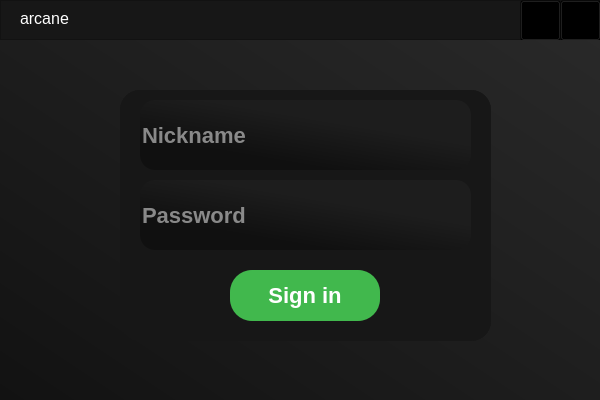
<?xml version="1.0" encoding="UTF-8"?>
<ui version="4.0">
 <class>MainWindow</class>
 <widget class="QWidget" name="MainWindow">
  <property name="geometry">
   <rect>
    <x>0</x>
    <y>0</y>
    <width>600</width>
    <height>400</height>
   </rect>
  </property>
  <property name="contextMenuPolicy">
   <enum>Qt::NoContextMenu</enum>
  </property>
  <property name="windowTitle">
   <string>arcane</string>
  </property>
  <property name="styleSheet">
   <string notr="true">background-color: qlineargradient(spread:pad, x1:0, y1:1, x2:1, y2:0, stop:0 rgba(18, 18, 18, 255), stop:1 rgba(42, 42, 42, 255))</string>
  </property>
  <widget class="QFrame" name="authorization">
   <property name="geometry">
    <rect>
     <x>120</x>
     <y>90</y>
     <width>371</width>
     <height>251</height>
    </rect>
   </property>
   <property name="styleSheet">
    <string notr="true">background-color: rgb(23, 23, 23);
border-radius: 20px;</string>
   </property>
   <property name="frameShape">
    <enum>QFrame::StyledPanel</enum>
   </property>
   <property name="frameShadow">
    <enum>QFrame::Raised</enum>
   </property>
   <widget class="QWidget" name="verticalLayoutWidget">
    <property name="geometry">
     <rect>
      <x>0</x>
      <y>0</y>
      <width>371</width>
      <height>251</height>
     </rect>
    </property>
    <property name="sizePolicy">
     <sizepolicy hsizetype="Preferred" vsizetype="Minimum">
      <horstretch>0</horstretch>
      <verstretch>0</verstretch>
     </sizepolicy>
    </property>
    <property name="minimumSize">
     <size>
      <width>0</width>
      <height>0</height>
     </size>
    </property>
    <layout class="QVBoxLayout" name="layout">
     <property name="spacing">
      <number>0</number>
     </property>
     <property name="sizeConstraint">
      <enum>QLayout::SetDefaultConstraint</enum>
     </property>
     <property name="leftMargin">
      <number>20</number>
     </property>
     <property name="rightMargin">
      <number>20</number>
     </property>
     <item>
      <widget class="QLineEdit" name="inputNickname">
       <property name="minimumSize">
        <size>
         <width>0</width>
         <height>70</height>
        </size>
       </property>
       <property name="contextMenuPolicy">
        <enum>Qt::NoContextMenu</enum>
       </property>
       <property name="styleSheet">
        <string notr="true">background-color: qlineargradient(spread:pad, x1:0.619, y1:0.334773, x2:0.278727, y2:0.761, stop:0 rgba(29, 29, 29, 255), stop:1 rgba(16, 16, 16, 255));
border-radius: 15px;


/* Текст */

width: 161px;
height: 37px;

font-family: 'Roboto';
font-style: normal;
font-weight: 700;
font-size: 22px;
line-height: 22px;

/* identical to box height */
qproperty-alignment: AlignCenter;
color: #FFFFFF;</string>
       </property>
       <property name="inputMethodHints">
        <set>Qt::ImhNone</set>
       </property>
       <property name="text">
        <string/>
       </property>
       <property name="placeholderText">
        <string>Nickname</string>
       </property>
      </widget>
     </item>
     <item>
      <widget class="QLineEdit" name="inputPassword">
       <property name="minimumSize">
        <size>
         <width>0</width>
         <height>70</height>
        </size>
       </property>
       <property name="contextMenuPolicy">
        <enum>Qt::NoContextMenu</enum>
       </property>
       <property name="styleSheet">
        <string notr="true">background-color: qlineargradient(spread:pad, x1:0.619, y1:0.334773, x2:0.278727, y2:0.761, stop:0 rgba(29, 29, 29, 255), stop:1 rgba(16, 16, 16, 255));
border-radius: 15px;


/* Текст */

width: 161px;
height: 37px;

font-family: 'Roboto';
font-style: normal;
font-weight: 700;
font-size: 22px;
line-height: 22px;

/* identical to box height */
qproperty-alignment: AlignCenter;
color: #FFFFFF;</string>
       </property>
       <property name="text">
        <string/>
       </property>
       <property name="echoMode">
        <enum>QLineEdit::Password</enum>
       </property>
       <property name="placeholderText">
        <string>Password</string>
       </property>
      </widget>
     </item>
     <item>
      <widget class="QFrame" name="frame">
       <property name="sizePolicy">
        <sizepolicy hsizetype="Minimum" vsizetype="Fixed">
         <horstretch>0</horstretch>
         <verstretch>0</verstretch>
        </sizepolicy>
       </property>
       <property name="minimumSize">
        <size>
         <width>0</width>
         <height>70</height>
        </size>
       </property>
       <property name="frameShape">
        <enum>QFrame::StyledPanel</enum>
       </property>
       <property name="frameShadow">
        <enum>QFrame::Raised</enum>
       </property>
       <widget class="QWidget" name="horizontalLayoutWidget">
        <property name="geometry">
         <rect>
          <x>0</x>
          <y>10</y>
          <width>331</width>
          <height>51</height>
         </rect>
        </property>
        <layout class="QHBoxLayout" name="horizontalLayout">
         <property name="spacing">
          <number>0</number>
         </property>
         <property name="sizeConstraint">
          <enum>QLayout::SetDefaultConstraint</enum>
         </property>
         <item>
          <widget class="QPushButton" name="buttonSignin">
           <property name="sizePolicy">
            <sizepolicy hsizetype="Fixed" vsizetype="Minimum">
             <horstretch>0</horstretch>
             <verstretch>0</verstretch>
            </sizepolicy>
           </property>
           <property name="minimumSize">
            <size>
             <width>150</width>
             <height>45</height>
            </size>
           </property>
           <property name="styleSheet">
            <string notr="true">QPushButton {
	font-family: 'Roboto';
	font-style: normal;
	font-weight: 700;
	font-size: 22px;
	line-height: 22px;
	border-radius: 22px;
	color: white;
	background-color: rgb(65, 184, 77);
}
QPushButton:hover {
	background-color: rgb(60, 177, 72);
}</string>
           </property>
           <property name="text">
            <string>Sign in</string>
           </property>
          </widget>
         </item>
        </layout>
       </widget>
      </widget>
     </item>
    </layout>
   </widget>
  </widget>
  <widget class="QFrame" name="titleBar">
   <property name="geometry">
    <rect>
     <x>0</x>
     <y>0</y>
     <width>600</width>
     <height>40</height>
    </rect>
   </property>
   <property name="styleSheet">
    <string notr="true">background-color: #171717;
border-color: rgba(0, 0, 0, 0);</string>
   </property>
   <property name="frameShape">
    <enum>QFrame::StyledPanel</enum>
   </property>
   <property name="frameShadow">
    <enum>QFrame::Raised</enum>
   </property>
   <widget class="QLabel" name="title">
    <property name="geometry">
     <rect>
      <x>20</x>
      <y>10</y>
      <width>51</width>
      <height>16</height>
     </rect>
    </property>
    <property name="styleSheet">
     <string notr="true">color: white;
background-color: rgba(0, 0, 0, 0);
font-family: 'Roboto';
font-style: normal;
font-size: 16px;</string>
    </property>
    <property name="text">
     <string>arcane</string>
    </property>
   </widget>
   <widget class="QPushButton" name="buttonMinimize">
    <property name="geometry">
     <rect>
      <x>520</x>
      <y>0</y>
      <width>41</width>
      <height>41</height>
     </rect>
    </property>
    <property name="styleSheet">
     <string notr="true">background-color: rgba(0,0,0,0);
border-color: rgba(0,0,0,0);</string>
    </property>
    <property name="text">
     <string/>
    </property>
    <property name="icon">
     <iconset resource="../rc/app.qrc">
      <normaloff>:/images/line.png</normaloff>:/images/line.png</iconset>
    </property>
   </widget>
   <widget class="QPushButton" name="buttonClose">
    <property name="geometry">
     <rect>
      <x>560</x>
      <y>0</y>
      <width>41</width>
      <height>41</height>
     </rect>
    </property>
    <property name="styleSheet">
     <string notr="true">background-color: rgba(0,0,0,0);
border-color: rgba(0,0,0,0);</string>
    </property>
    <property name="text">
     <string/>
    </property>
    <property name="icon">
     <iconset resource="../rc/app.qrc">
      <normaloff>:/images/cross.png</normaloff>:/images/cross.png</iconset>
    </property>
    <property name="iconSize">
     <size>
      <width>20</width>
      <height>30</height>
     </size>
    </property>
   </widget>
  </widget>
 </widget>
 <resources>
  <include location="../rc/app.qrc"/>
 </resources>
 <connections/>
</ui>
